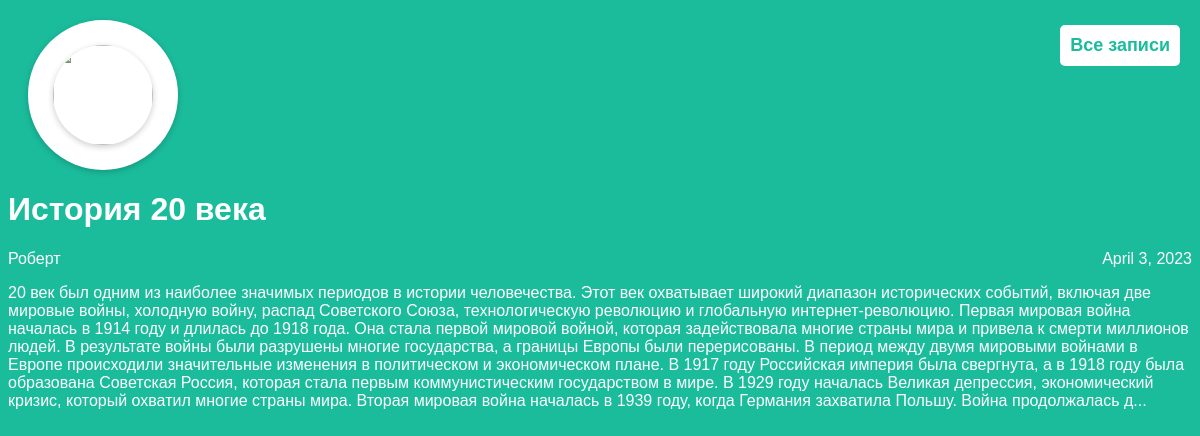
The app's page /article/1 with its own data.
### articles/models.py (models this page shows, shortened)
class Article(models.Model):
    title = models.CharField(max_length=200)
    author = models.ForeignKey(User, on_delete=models.CASCADE)
    text = models.TextField()
    created_date = models.DateField(auto_now_add=True)
    def get_excerpt(self):
        return self.text[:1000] + "..." if len(self.text) > 1000 else self.text

### articles/views.py (the view)
# urls.py: re_path(r'^article/(?P<article_id>\d+)$', views.get_article, name='get_article'),
def get_article(request, article_id):
    try:
        post = Article.objects.get(id=article_id)
        return render(request, 'article.html', {"post": post})
    except Article.DoesNotExist:
        raise Http404

### articles/templates/article.html (shortened to what this page needs)
<!DOCTYPE html>
<html lang="en">
<head>
    <link rel="stylesheet" href="{{ STATIC_URL }}/static/article.css">
</head>
<body class="article">
<div class="header">
    <div class="logo-container">
        <img class="logo" src="https://thumbs.dreamstime.com/b/логотип-талисмана-банана-100374728.jpg" />
    </div>
    <a href="/archive/"><h2 class="register-link">Все записи</h2></a>
</div>
<div class="one-post">
    <h1 class="post-title">{{ post.title }}</h1>
    <div class="article-info">
        <div class="article-author">{{ post.author.username }}</div>
        <div class="article-created-date">{{ post.created_date }}</div>
    </div>
    <p class="article-text">{{ post.get_excerpt }}</p>
</div>
</body>
</html>

### articles/static/article.css (style rules this page uses)
body { background: #1abc9c; font-family: Tahoma, Arial, sans-serif; color: #ffffff; }
.article-author { width: 50%; float: left; }
.article-created-date { text-align: right; }
a { text-decoration: none; color: #ffffff; }
.register-link { position: absolute; top: 10px; right: 20px; padding: 10px; background-color: #fff; color: #1abc9c; font-size: 18px; text-decoration: none; border: none; border-radius: 5px; }
.logo-container { display: flex; justify-content: center; align-items: center; height: 150px; width: 150px; border-radius: 50%; background-color: #ffffff; box-shadow: 0px 2px 6px rgba(0, 0, 0, 0.2); margin: 20px; }
.logo { height: 100px; width: 100px; border-radius: 50%; object-fit: cover; object-position: center; box-shadow: 0px 2px 6px rgba(0, 0, 0, 0.2); }

### records on screen
Article: title "История 20 века", author.username "Роберт", created_date "April 3, 2023", get_excerpt "20 век был одним из наиболее значимых периодов в истории человечества. Этот век охватывает широкий диапазон исторических событий, включая две мировые войны, холодную войну, распад Советского Союза, технологическую революцию и глобальную интернет-революцию. Первая мировая война началась в 1914 году и длилась до 1918 года. Она стала первой мировой войной, которая задействовала многие страны мира и привела к смерти миллионов людей. В результате войны были разрушены многие государства, а границы Европы были перерисованы. В период между двумя мировыми войнами в Европе происходили значительные изменения в политическом и экономическом плане. В 1917 году Российская империя была свергнута, а в 1918…"
